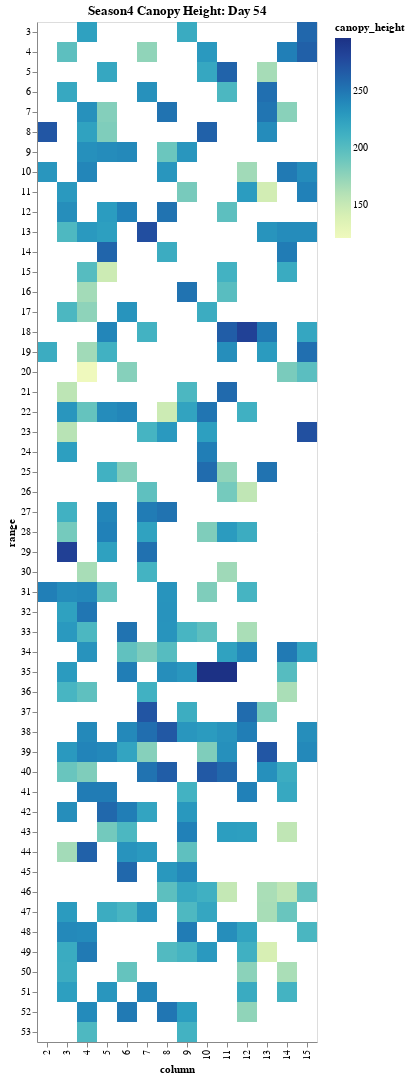

The code cell stored with this chart in its notebook:
### Code cell
charttitle = 'Season4 Canopy Height: Day '+str(selectedDay)
alt.Chart(day_df,title=charttitle).mark_rect().encode(
    x='column:O',
    y='range:O',
    color='canopy_height',
    tooltip=[
        alt.Tooltip('cultivar', title='Cultivar'),
        alt.Tooltip('canopy_height:Q', title='Canopy Height'),
        alt.Tooltip('range:O',title='range'),
        alt.Tooltip('column:O',title='column')
    ]
)

### Figure 1 — Vega-Lite specification as saved in the notebook (floating-point values rounded to 4 significant figures; data arrays with more than 128 entries replaced by an {"elided": "..."} marker saying what was removed)
{"config": {"view": {"continuousWidth": 400, "continuousHeight": 300}}, "data": {"name": "data-7ac57ed748c5caac0d788bb649df47a3"}, "mark": "rect", "encoding": {"color": {"type": "quantitative", "field": "canopy_height"}, "tooltip": [{"type": "nominal", "field": "cultivar", "title": "Cultivar"}, {"type": "quantitative", "field": "canopy_height", "title": "Canopy Height"}, {"type": "ordinal", "field": "range", "title": "range"}, {"type": "ordinal", "field": "column", "title": "column"}], "x": {"type": "ordinal", "field": "column"}, "y": {"type": "ordinal", "field": "range"}}, "title": "Season4 Canopy Height: Day 54", "$schema": "https://vega.github.io/schema/vega-lite/v4.8.1.json", "datasets": {"data-7ac57ed748c5caac0d788bb649df47a3": {"elided": "260 records"}}}
